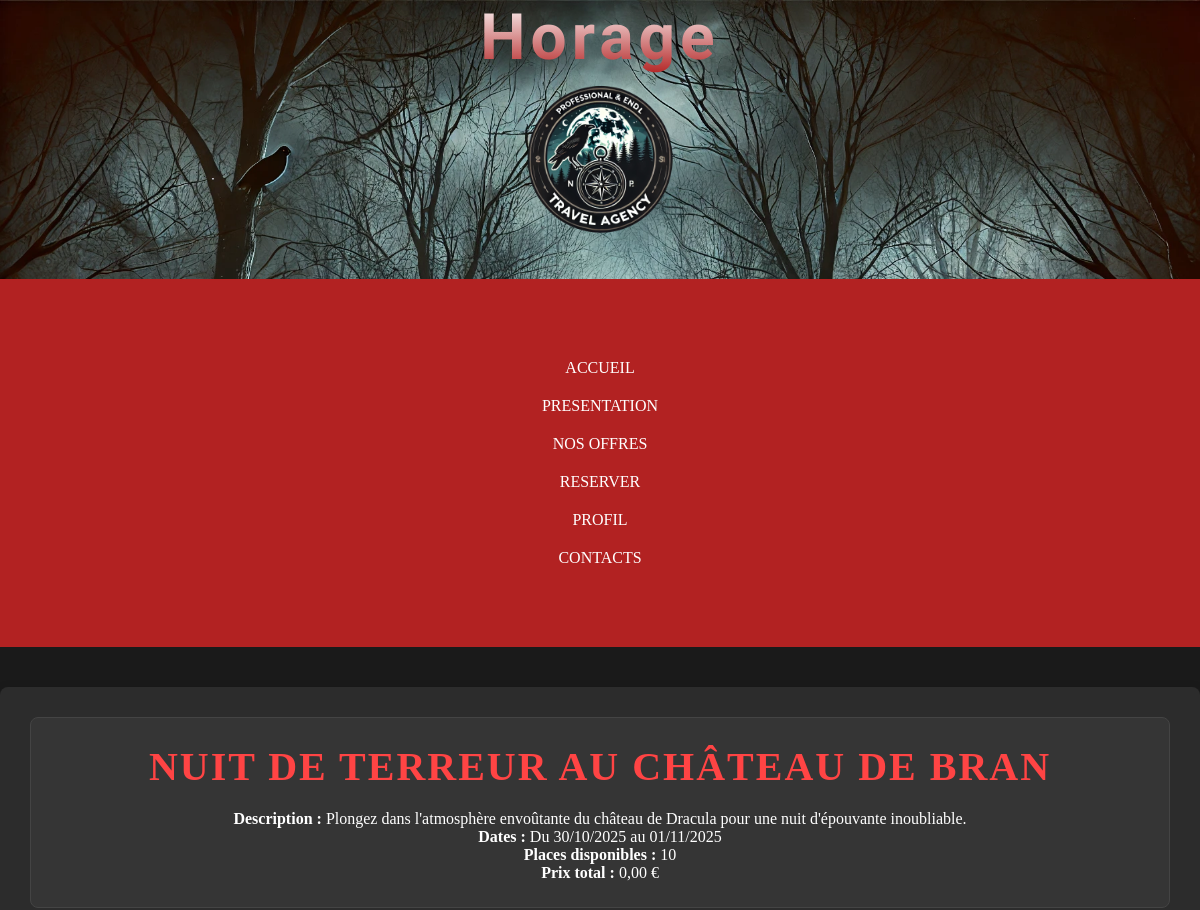
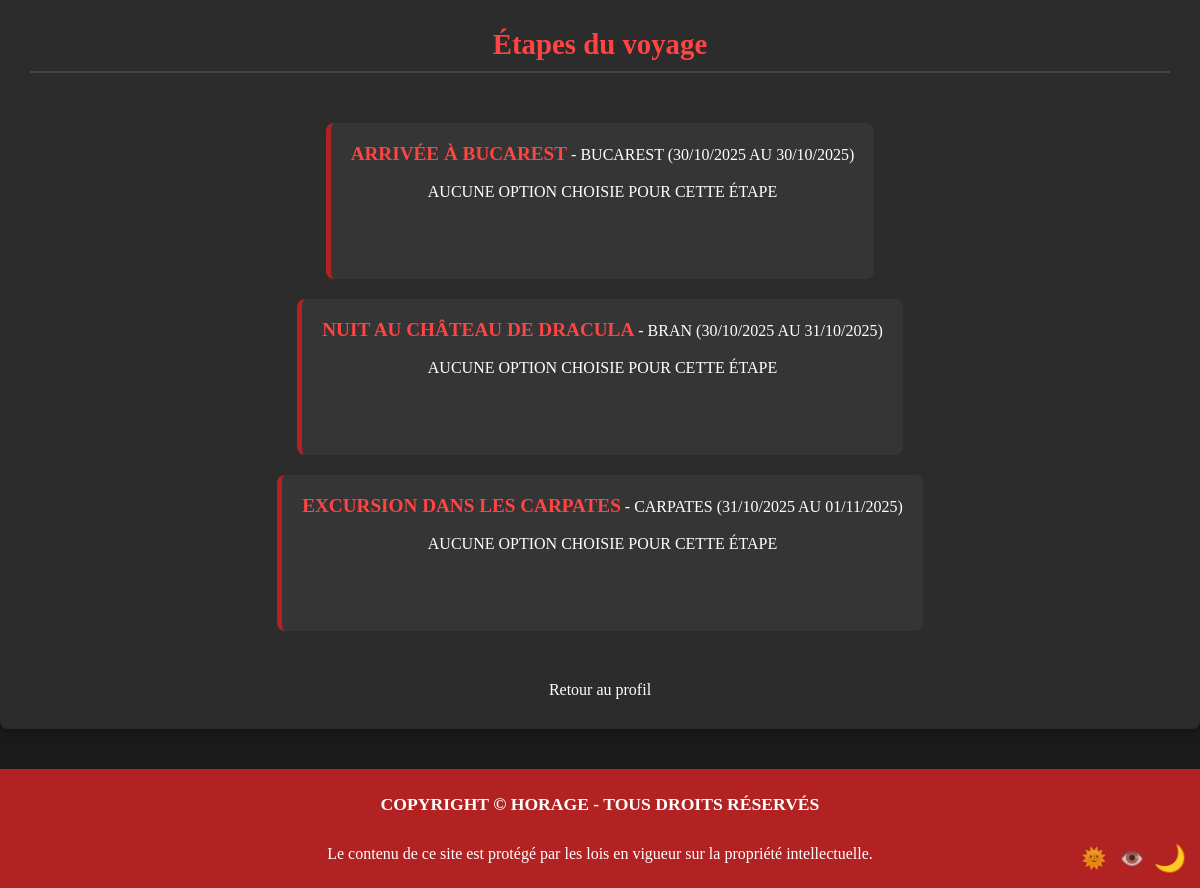
Page /recapitulatif2.php?id_voyage=1 (signed in) on the committed database (2 pictures, top to bottom).
### tables this page shows
CREATE TABLE `voyages` (
  `IdVoyage` int(11) NOT NULL,
  `Titre` varchar(100) NOT NULL,
  `Description` text NOT NULL,
  `DateDebut` date NOT NULL,
  `DateFin` date NOT NULL,
  `PrixBase` decimal(10,2) NOT NULL,
  `PlacesDispo` int(11) NOT NULL
);

CREATE TABLE `etapes` (
  `IdEtape` int(11) NOT NULL,
  `IdVoyage` int(11) NOT NULL,
  `Titre` varchar(100) NOT NULL,
  `DateArrive` date NOT NULL,
  `DateDepart` date NOT NULL,
  `Position` varchar(50) NOT NULL
);

### recapitulatif2.php (the view, shortened to what this page needs)
<?php
function afficherPrix($prix) {
    return number_format($prix, 2, ',', ' ') . ' €';
}
$dsn = 'mysql:host=localhost;dbname=ma_bdd;charset=utf8';
$user = 'root';
$password = '';
try {
    $pdo = new PDO($dsn, $user, $password);
} catch (PDOException $e) {
    die("Erreur de connexion : " . $e->getMessage());
}
$id_voyage = $_GET['id_voyage'] ?? null;
$stmt = $pdo->prepare("SELECT * FROM voyages WHERE IdVoyage = ?");
$stmt->execute([$id_voyage]);
$voyage = $stmt->fetch(PDO::FETCH_ASSOC);
$stmt = $pdo->prepare("SELECT * FROM etapes WHERE IdVoyage = ? ORDER BY DateArrive");
$stmt->execute([$id_voyage]);
$etapes = $stmt->fetchAll(PDO::FETCH_ASSOC);
$options_par_etape = [];
$stmt = $pdo->prepare("SELECT * FROM voyage_payee WHERE IdVoyage = ? AND IdUtilisateur = ?");
$stmt->execute([$id_voyage, $_SESSION['user']['id']]);
$vp=$stmt->fetch(PDO::FETCH_ASSOC);
$prix_total = $vp['Prix'] ;
?>
<!DOCTYPE html>
<html lang="fr">
<head>
    <link rel="stylesheet" href="CSS/recapitulatif.css?v=<?php echo time(); ?>">
</head>
<body>
<header>
    <div class="header_1">
        <h1>Horage</h1>
        <img src="img_horage/logo-Photoroom.png" alt="logo de Horage" width="200px">
    </div>
    <div class="nav">
        <ul>
            <li>
                <a href="accueil.php" class="a1">Accueil</a>
            </li>
            <li>
                <a href="presentation.php" class="a1">Presentation</a>
            </li>
            <li>
                <a href="Reserve.php" class="a1">Nos offres</a>
            </li>
            <li>
                <a href="Recherche.php" class="a1">reserver</a>
            </li>
            <?php
            $pageProfil = 'login.php';
            if (isset($_SESSION['user'])) {
                $typeUser = $_SESSION['user']['type'];
                $pageProfil = match ($typeUser) {
                    'admin'  => 'profil_admin.php',
                    'basic' => 'profil_user.php',
                    default  => 'profil_vip.php',
                };
            }
            ?>
            <li><a href="<?= $pageProfil ?>" class="a1"><?= isset($_SESSION['user']) ? 'Profil' : 'Connexion' ?></a></li>
            <li>
                <a href="contact.php" class="a1">contacts</a>
            </li>
        </ul>
    </div>
</header>
<main>
    <div class="hero1">
        <h2 id="main_title"><?= htmlspecialchars($voyage['Titre']) ?></h2>
        <p><strong>Description :</strong> <?= htmlspecialchars($voyage['Description']) ?></p>
        <p><strong>Dates :</strong> Du <?= date('d/m/Y', strtotime($voyage['DateDebut'])) ?> au <?= date('d/m/Y', strtotime($voyage['DateFin'])) ?></p>
        <p><strong>Places disponibles :</strong> <?= htmlspecialchars($voyage['PlacesDispo']) ?></p>
        <p><strong>Prix total :</strong> <?= afficherPrix($prix_total) ?></p>
    </div>
    <h3 id="subtitle">Étapes du voyage</h3>
    <ul>
        <?php foreach ($etapes as $etape) : ?>
            <li class="parent">
                <strong><?= htmlspecialchars($etape['Titre']) ?></strong> -
                <?= htmlspecialchars($etape['Position']) ?>
                (<?= date('d/m/Y', strtotime($etape['DateArrive'])) ?> au <?= date('d/m/Y', strtotime($etape['DateDepart'])) ?>)
                <ul>
                    <?php if (isset($options_par_etape[$etape['IdEtape']])): ?>
                        <?php foreach ($options_par_etape[$etape['IdEtape']] as $option): ?>
                            <li>
                                <strong><?= htmlspecialchars($option['NomOption']) ?>:</strong>
                                <?= htmlspecialchars($option['Nom']) ?> - <?= afficherPrix($option['Prix']*($vp['NbAdultes']+$vp['NbEnfants'])) ?>
                            </li>
                        <?php endforeach; ?>
                    <?php else: ?>
                        <li>Aucune option choisie pour cette étape</li>
                    <?php endif; ?>
                </ul>
            </li>
        <?php endforeach; ?>
    </ul>
    <a href="profil_travel.php" class="btn"> Retour au profil </a>
</main>
<footer>
    <h2>Copyright © Horage - Tous droits réservés</h2>
    <p>Le contenu de ce site est protégé par les lois en vigueur sur la propriété intellectuelle.</p>
</footer>
</body>
</html>

### CSS/recapitulatif.css (style rules this page uses)
main { max-width: 1200px; margin: 40px auto; padding: 30px; background-color: var(--color-background-profile); border-radius: 8px; box-shadow: 0 4px 12px rgba(0, 0, 0, 0.2); }
.hero1 { background-color: var(--color-background-form); padding: 25px; border-radius: 8px; margin-bottom: 30px; border: 1px solid var(--color-border); }
#main_title { font-size: 2.5rem; margin-bottom: 20px; color: var(--color-nav-light); text-transform: uppercase; letter-spacing: 2px; }
#subtitle { font-size: 1.8rem; margin: 30px 0 20px; color: var(--color-nav-light); border-bottom: 2px solid var(--color-border); padding-bottom: 10px; }
ul:not(.nav ul) { display: flex; flex-direction: column; gap: 20px; padding: 0; }
.parent { background-color: var(--color-background-form); padding: 20px; border-radius: 8px; border-left: 5px solid var(--color-nav); }
.parent strong { font-size: 1.2rem; color: var(--color-nav-light); }
.parent ul { margin-top: 10px; padding-left: 20px; }
.parent li { padding: 8px 0; border-bottom: 1px dashed var(--color-border); }
.parent li:last-child { border-bottom: none; }

### CSS/main.css (style rules this page uses)
* { margin: 0; padding: 0; box-sizing: border-box; }
html, body { width: 100%; height: 100%; text-align: center; background-color: var(--color-background); color: var(--color-white); }
header { background-image: url("../img_horage/fond-header.webp"); background-size: cover; }
h1 { font-family: 'Creepster', cursive; letter-spacing: 5px; font-size: 8rem; background: linear-gradient(to top, var(--color-nav), var(--color-white)); -webkit-background-clip: text; color: transparent; }
ul { text-transform: uppercase; list-style-type: none; display: flex; justify-content: center; gap: 120px; margin: 50px; }
.nav { background-color: var(--color-nav) !important; padding: 10px; }
a { text-decoration: none; color: var(--color-rod); font-size: 1.0rem; }
footer { background-color: var(--color-nav); padding: 25px; color: var(--color-rod); }
h2 { margin-bottom: 30px; text-transform: uppercase; font-size: 1.1rem; }
main { margin: 100px; }
@media screen and (max-width: 1300px) { h1 { font-size: 4rem; } }
@media screen and (max-width: 1300px) { .header_1 { flex-direction: column; text-align: center; } }
@media screen and (max-width: 1300px) { ul { flex-direction: column; align-items: center; gap: 20px; padding: 20px; } }
@media screen and (max-width: 1300px) { main { margin: 20px; } }

### CSS/root.css (style rules this page uses)
:root { --color-border : #444; --color-rod: #ffffff; --color-nav: #B22222; --color-search-button: #6b0710; --color-search-button-hover: rgb(44, 11, 11); --color-search-form-group: #771f1f; --color-background: #1A1A1A; --color-hover: #7a0a14; --color-travelbutton: #ffffff; --color-nav-light: #ff4444; --color-background-form: #353535; --color-background-profile: #2C2C2C; --color-border-dark: #8B0000; --color-redlight-root: #ff4444; --color-white: white; --color-orange: #ffa500; --color-blue: #007bff; --color-purple: #800080; --color-green:#33ff00; }

### rows in the picture
voyages: Titre "NUIT DE TERREUR AU CHÂTEAU DE BRAN", Description "Plongez dans l'atmosphère envoûtante du château de Dracula pour une nuit d'épouvante inoubliable.", DateDebut "30/10/2025", DateFin "01/11/2025", PlacesDispo "10"
etapes: Titre "ARRIVÉE À BUCAREST", Position "BUCAREST", DateArrive "30/10/2025", DateDepart "30/10/2025", shows "AUCUNE OPTION CHOISIE POUR CETTE ÉTAPE"
etapes: Titre "NUIT AU CHÂTEAU DE DRACULA", Position "BRAN", DateArrive "30/10/2025", DateDepart "31/10/2025", shows "AUCUNE OPTION CHOISIE POUR CETTE ÉTAPE"
etapes: Titre "EXCURSION DANS LES CARPATES", Position "CARPATES", DateArrive "31/10/2025", DateDepart "01/11/2025", shows "AUCUNE OPTION CHOISIE POUR CETTE ÉTAPE"

### other values in the picture
afficherPrix($prix_total) "0,00 €"
